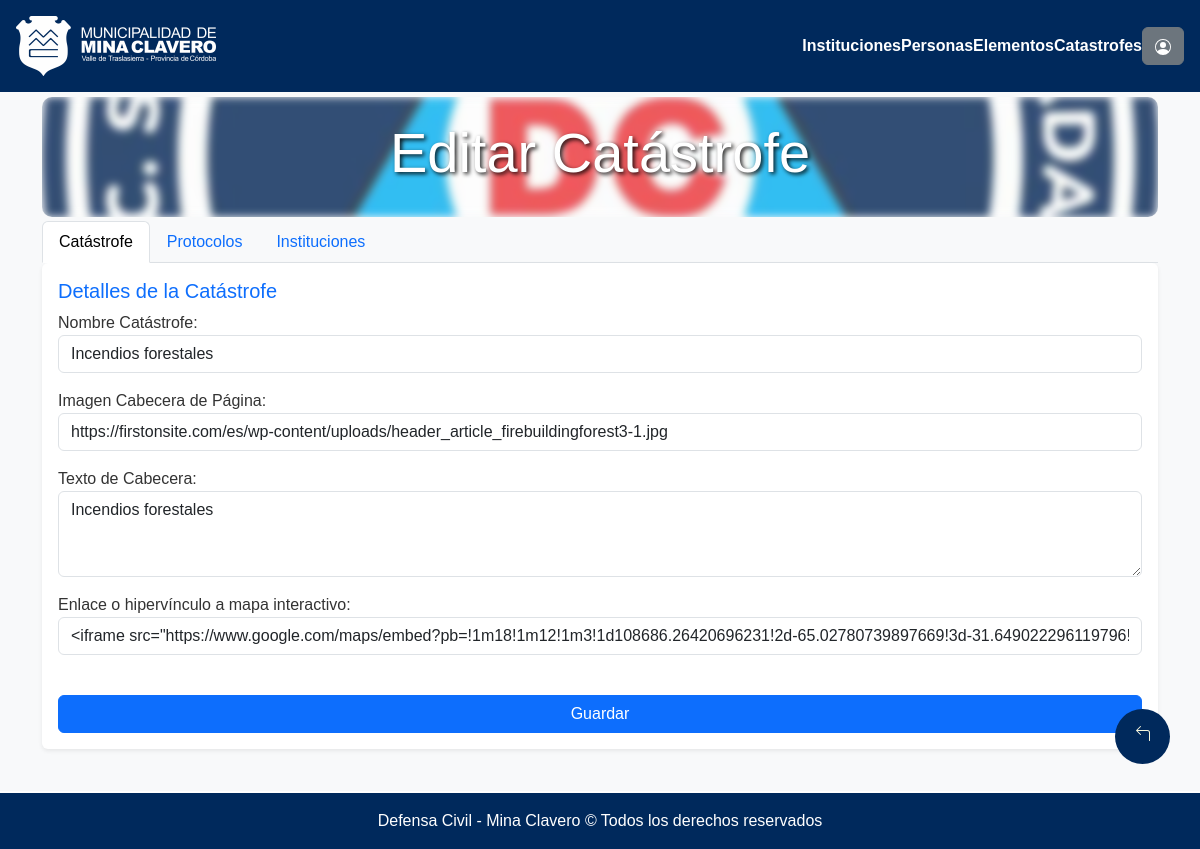
Before: /modificar/3/ (signed in) with the older database file.
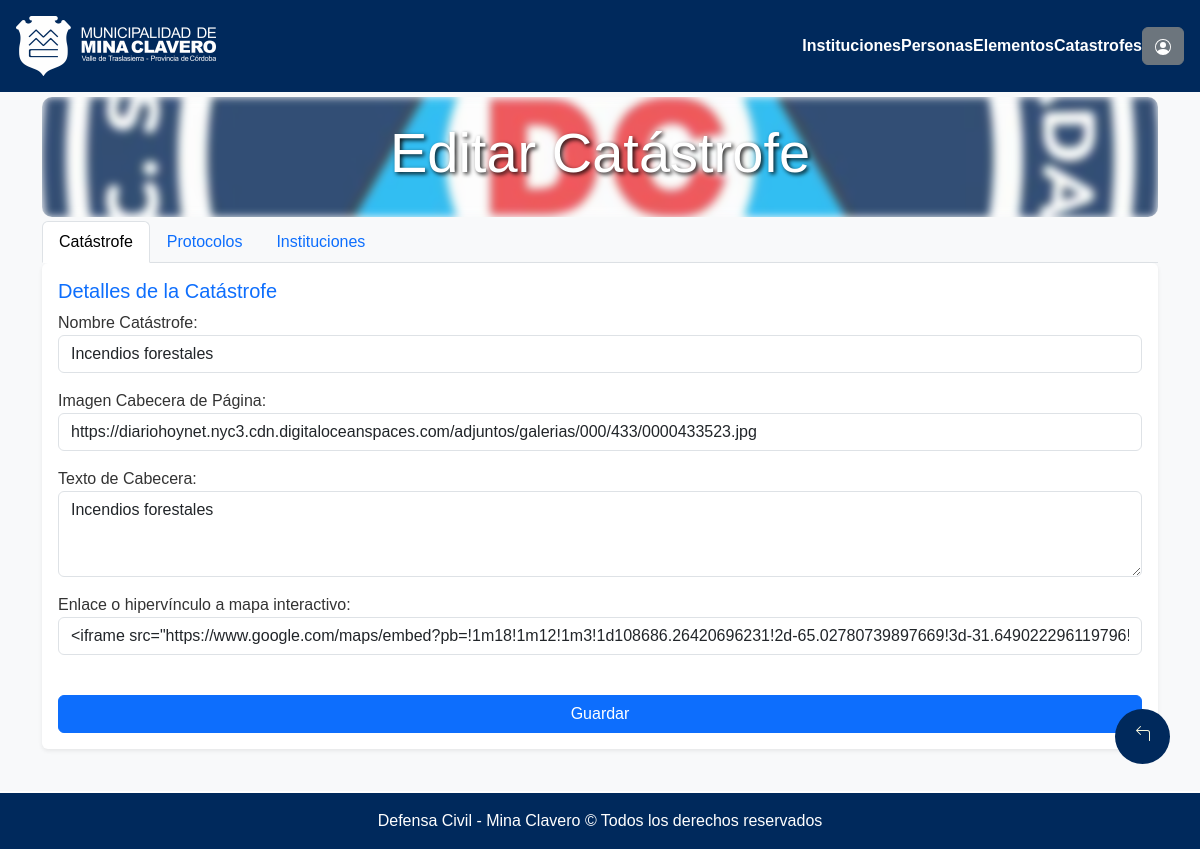
After: the same page with the newer database file.
### seguridadVial/models.py (models this page shows, shortened)
class Catastrophe(models.Model):
    type_disaster = models.CharField(max_length=255, default=None)
    descripcion = models.TextField()
    is_active = models.BooleanField(default=False)
    is_default = models.BooleanField(default=False)
    image_disaster = models.CharField(max_length=255)
    mapa_interactivo = models.CharField(max_length=855, default=None)

### seguridadVial/views_landing.py (the view, shortened to what this page needs)
# urls.py: path("modificar/<int:pk>/", login_required(permission_required('defensaCivil.add_catastrophe')(views_landing.CatastropheUpdateView.as_view())), name="Modificar"),
class CatastropheUpdateView(UpdateView):
    model = Catastrophe
    form_class = CatastropheForm
    template_name = os.path.join("defensaCivil", "formularios", "update.html")
    def get_object(self):
        return get_object_or_404(Catastrophe, pk=self.kwargs['pk'])
    def get_context_data(self, **kwargs):
        context = super().get_context_data(**kwargs)
        if self.request.POST:
            context['protocole_formset'] = ProtocoleFormset(self.request.POST, instance=self.object)
            context['refujio_formset'] = RefujioFormset(self.request.POST, instance=self.object)
        else:
            context['protocole_formset'] = ProtocoleFormset(instance=self.object)
            context['refujio_formset'] = RefujioFormset(instance=self.object)
        return context

### seguridadVial/forms.py
class CatastropheForm(forms.ModelForm):
    class Meta:
        model = Catastrophe
        fields = ("type_disaster", "image_disaster", "descripcion", "mapa_interactivo")
        widgets = {
            "type_disaster": forms.TextInput(attrs={"class": "form-control"}),
            "image_disaster": forms.TextInput(attrs={"class": "form-control"}),
            "descripcion": forms.Textarea(attrs={"class": "form-control", "rows":"3"}),
            "mapa_interactivo": forms.TextInput(attrs={"class": "form-control"}),
        }
        labels = {
            "type_disaster": "Nombre Catástrofe",
            "image_disaster":"Imagen Cabecera de Página",
            "descripcion":"Texto de Cabecera",
            "mapa_interactivo" : "Enlace o hipervínculo a mapa interactivo",
        }

### seguridadVial/models.py (called while the page is built)
    def __str__(self):
        return self.nombre

### municipalidad/templates/defensaCivil/formularios/update.html (shortened to what this page needs)
{% extends "defensaCivil/base.html" %}
{% load static %}
{% block contenido %}
<div class="container">
  <div class="cont mb-1" onclick="window.location.href='{% url 'Lista-Desastre' %}'">
    <h2 class="display-4 titulo-volver">
      {% if form.instance.pk %}
        Editar
      {% else %}
        Crear
      {% endif %}
      Catástrofe
    </h2>
  </div>
  <ul class="nav nav-tabs" id="formTabs" role="tablist">
    <li class="nav-item"><button class="nav-link active" data-bs-toggle="tab" data-bs-target="#tab1">Catástrofe</button></li>
    <li class="nav-item"><button class="nav-link" data-bs-toggle="tab" data-bs-target="#tab2">Protocolos</button></li>
    <li class="nav-item"><button class="nav-link" data-bs-toggle="tab" data-bs-target="#tab3">Instituciones</button></li>
  </ul>
  <form method="post" class="tab-content p-3 bg-white shadow-sm rounded">
    <div class="tab-pane fade show active" id="tab1" role="tabpanel">
      <fieldset class="mb-4">
        <legend class="h5 text-primary">Detalles de la Catástrofe</legend>
        {{ form.as_p }}
      </fieldset>
    </div>
        <button type="submit" class="btn btn-primary w-100">Guardar</button>
  </form>
  <a href="{% url 'Lista-Desastre' %}" class="customButton mt-3 d-inline-block">
  </a>
</div>
{% endblock %}

Changed rows visible on the page:
changed Catastrophe "Incendios forestales": image_disaster "https://firstonsite.com/es/wp-content/uploads/header_article_firebuildingforest3-1.jpg" → "https://diariohoynet.nyc3.cdn.digitaloceanspaces.com/adjuntos/galerias/000/433/0000433523.jpg"
